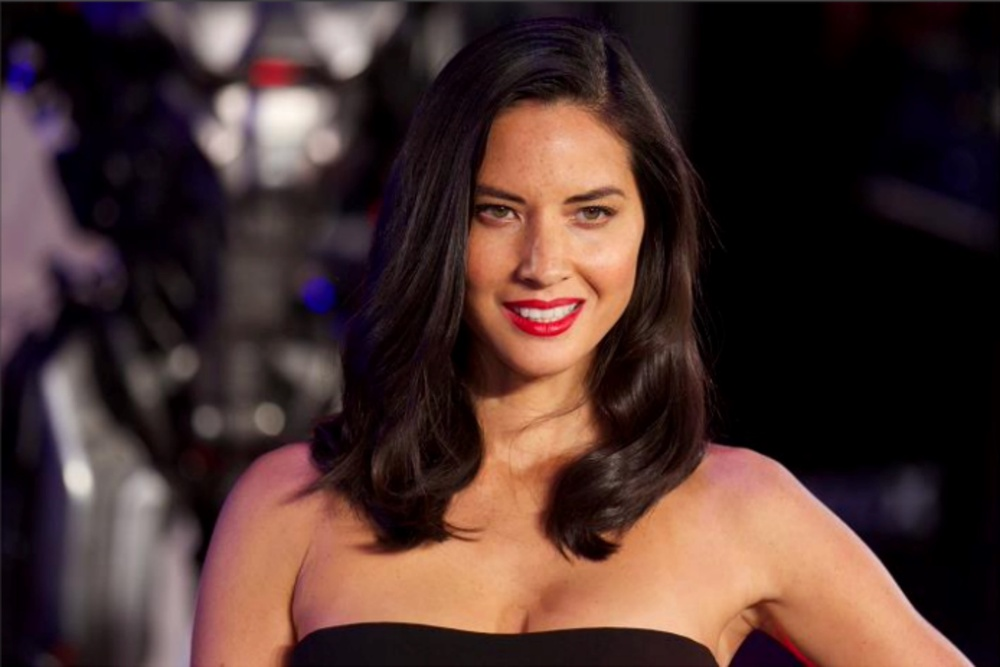
#> input picture data/skin0.jpg, 1000 x 667 px, shrunk from 2158 x 1440 before the run
$ python SkinDet.py
#> lines starting #> are read from the running program, lines starting #| are printed output that depends on the picture; after the words box and inside, x2 and y2 are one past the last pixel; in counts of white or black regions, pixels touching at a corner belong together
import matplotlib.pyplot as plt
import cv2
import numpy as np

class SkinDet():

    def __init__(self):
        pass

    def loadImg(self, path):
#> called with path = './data/skin0.jpg'
        self.image = cv2.imread(path)
#> self.image is the input picture: shape (667, 1000, 3); mean B, G, R 47.4, 51.3, 74.6

    def preProcess(self):

        self.imageYCbCr = cv2.cvtColor(self.image, cv2.COLOR_BGR2YCR_CB)
#> self.imageYCbCr: shape (667, 1000, 3); mean of channels 0, 1, 2 57.8, 140, 122.1
        self.imageCr = self.imageYCbCr[:, :, 2]
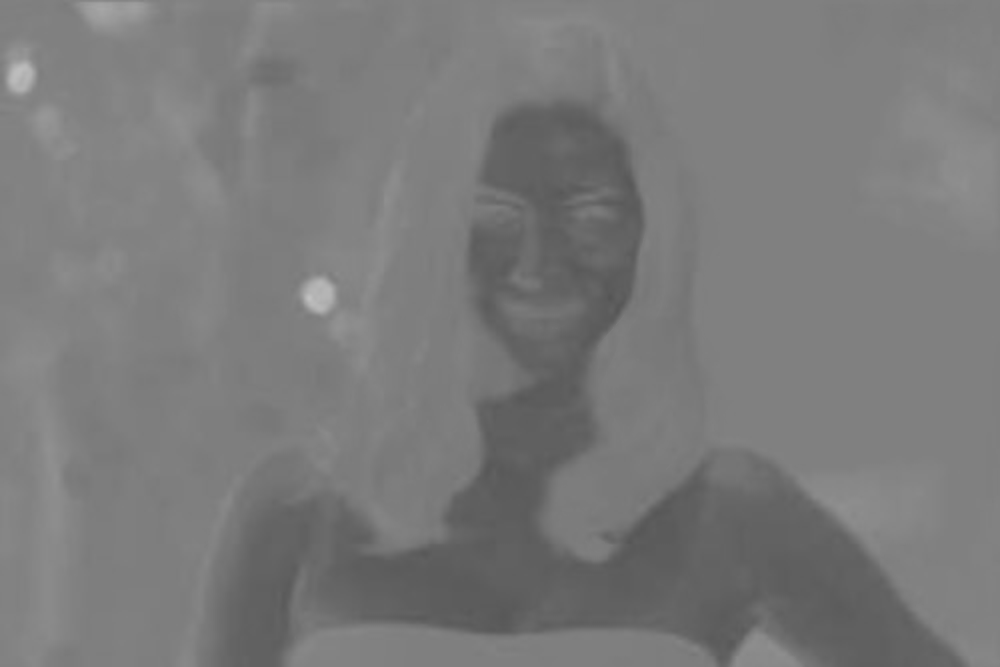
#> self.imageCr: shape (667, 1000); min 84, max 194, mean 122.1
        return self.imageCr

    def detSkin(self):
        self.skinMask = np.zeros_like(self.imageCr)
        for row in range(self.imageYCbCr.shape[0]):
            for col in range(self.imageYCbCr.shape[1]):
                Cr = self.imageCr[row][col]
                if Cr <= 120 and Cr >= 85:
                    self.skinMask[row][col] = 1
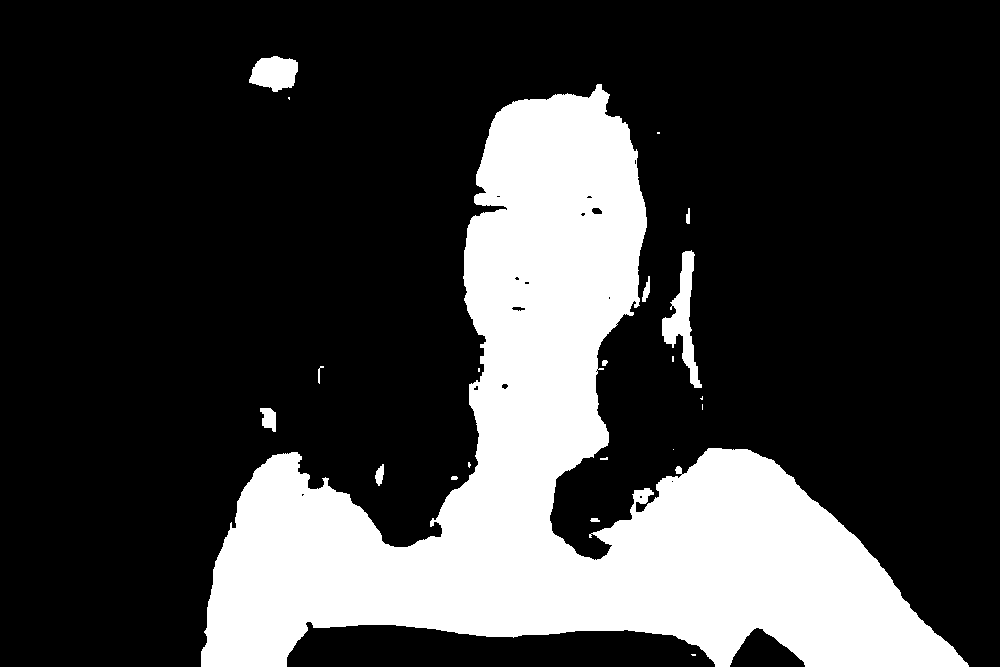
#> self.skinMask: shape (667, 1000); values 0 (black) and 1 (white), 24% white; 21 white regions (10 under 20 px), largest, box (x1, y1, x2, y2) and area: (201, 84, 969, 667) 155968, (662, 250, 702, 388) 2012, (249, 56, 298, 92) 1277
        return self.skinMask

if __name__ == "__main__":
    skindet = SkinDet()

    skindet.loadImg("./data/skin0.jpg")
    cr = skindet.preProcess()
    skin = skindet.detSkin()


    plt.figure()
    plt.imshow(cr)
    plt.figure()
    plt.imshow(skin)
    plt.show()

$ run again, with data/skin1.jpg copied over data/skin0.jpg
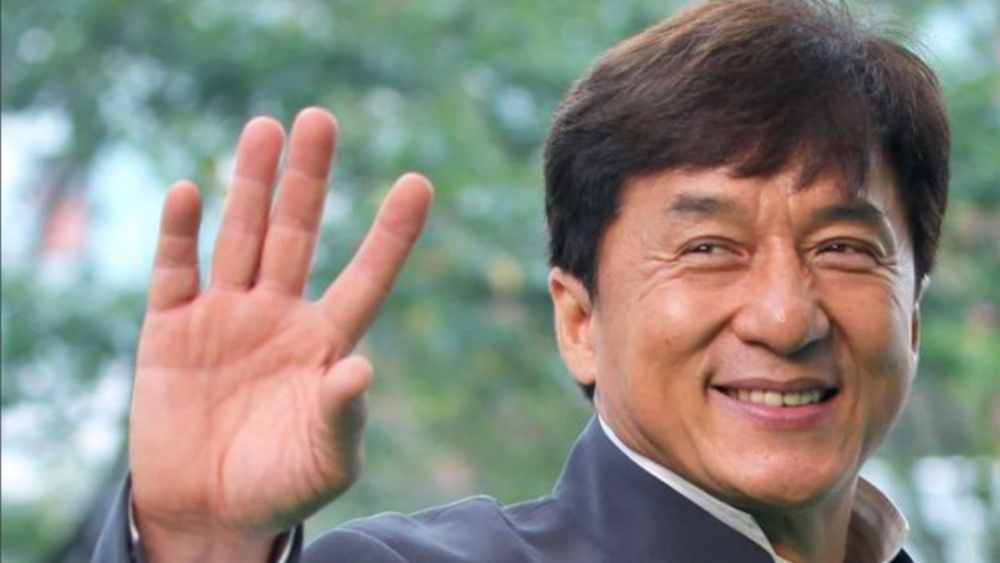
#> input picture data/skin1.jpg, 1000 x 563 px, shrunk from 2557 x 1440 before the run
#> in loadImg, self.image is the input picture: shape (563, 1000, 3); mean B, G, R 126.8, 135.5, 139.5
#> self.imageYCbCr: shape (563, 1000, 3); mean of channels 0, 1, 2 135.7, 130.7, 123
#> in preProcess, `self.imageCr = self.imageYCbCr[:, :, 2]`:
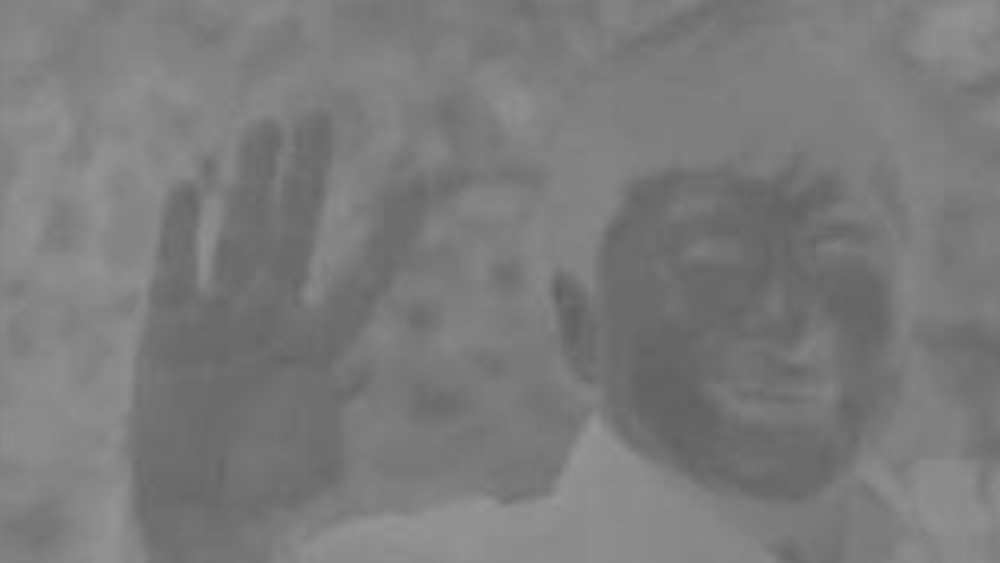
#> self.imageCr: shape (563, 1000); min 95, max 151, mean 123
#> after the loop in detSkin, `for row in range(self.imageYCbCr.shape[0]):`:
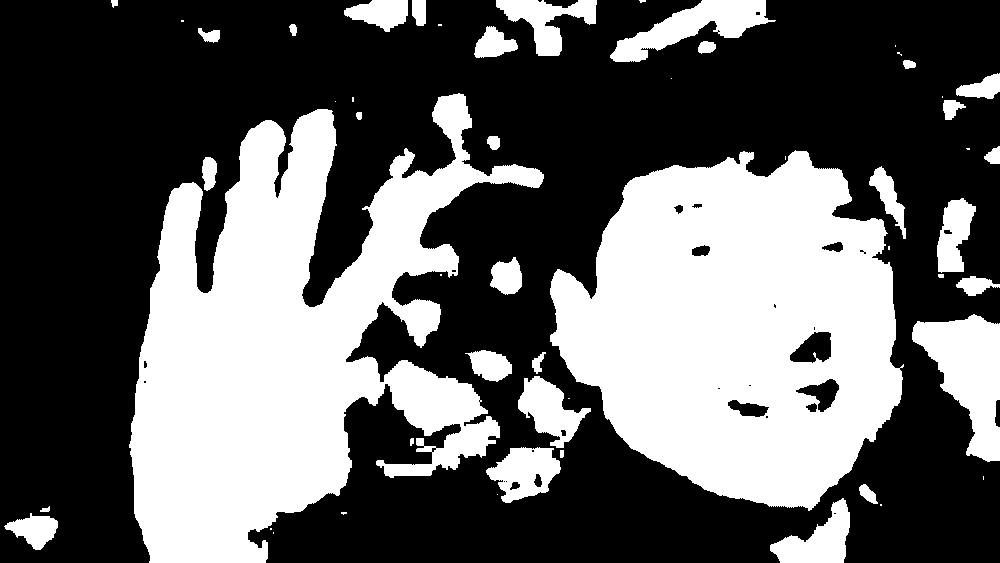
#> self.skinMask: shape (563, 1000); values 0 (black) and 1 (white), 38.5% white; 54 white regions (20 under 20 px), largest, box (x1, y1, x2, y2) and area: (129, 93, 544, 563) 94918, (550, 150, 904, 511) 88330, (912, 314, 1000, 462) 7199

$ run again, with data/skin2.jpg copied over data/skin0.jpg
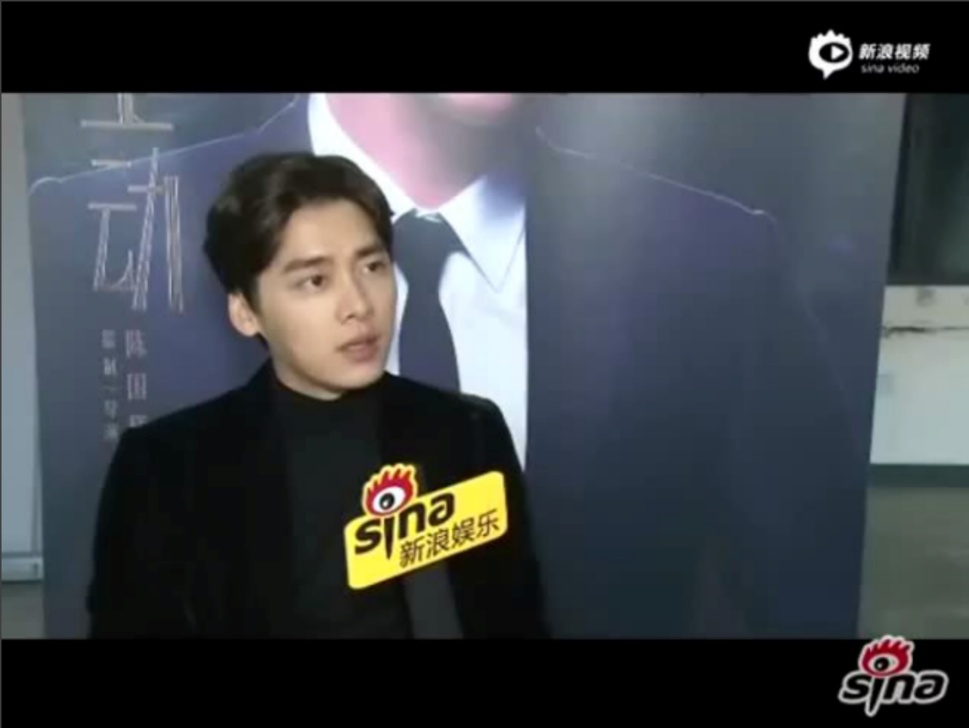
#> input picture data/skin2.jpg, 969 x 728 px, shrunk from 1916 x 1440 before the run
#> in loadImg, self.image is the input picture: shape (728, 969, 3); mean B, G, R 70.3, 65.9, 61.8
#> self.imageYCbCr: shape (728, 969, 3); mean of channels 0, 1, 2 65.2, 125.6, 130.9
#> in preProcess, `self.imageCr = self.imageYCbCr[:, :, 2]`:
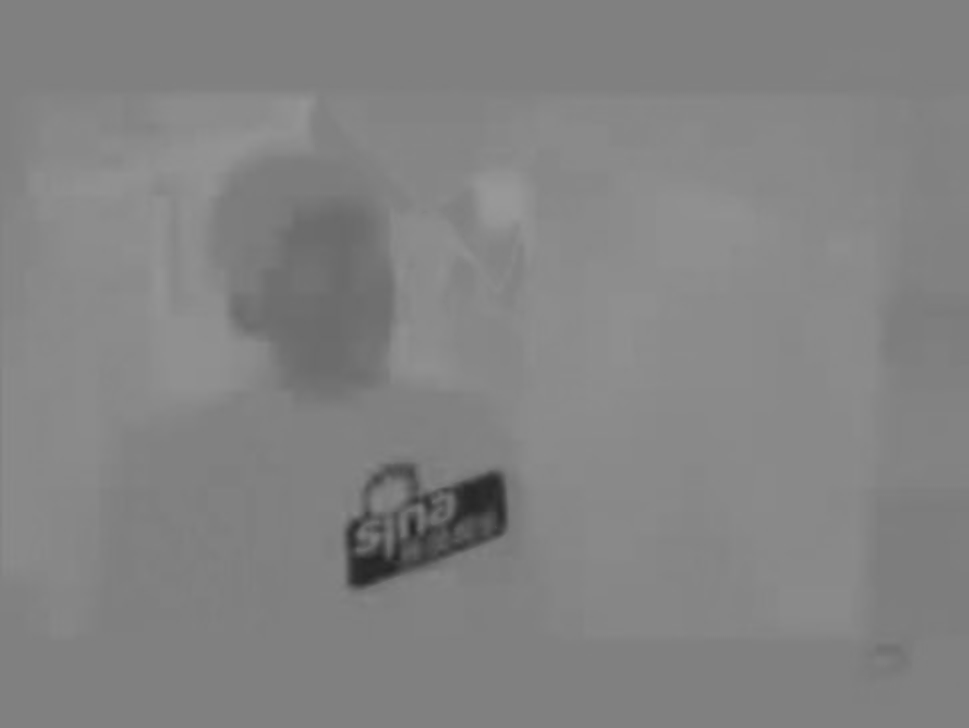
#> self.imageCr: shape (728, 969); min 35, max 153, mean 130.9
#> after the loop in detSkin, `for row in range(self.imageYCbCr.shape[0]):`:
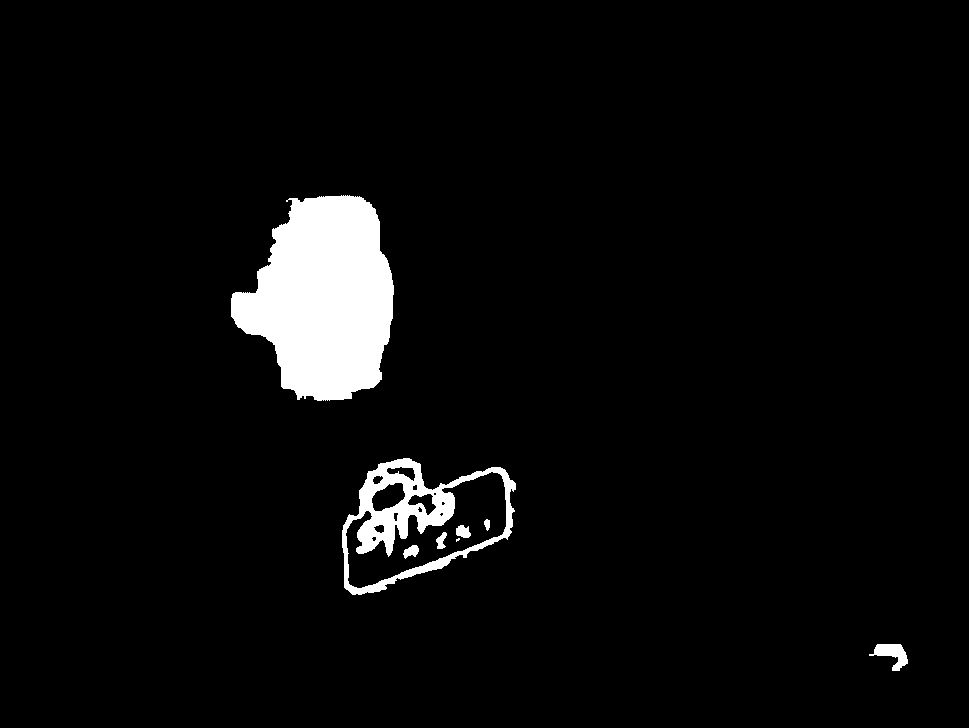
#> self.skinMask: shape (728, 969); values 0 (black) and 1 (white), 4.4% white; 8 white regions (1 under 20 px), largest, box (x1, y1, x2, y2) and area: (231, 195, 394, 401) 23413, (342, 458, 516, 595) 6780, (869, 644, 908, 671) 512
